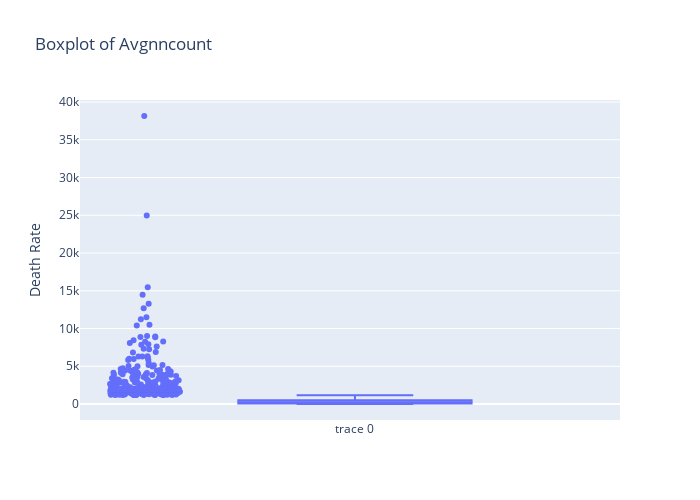

Notebook code for this chart:
### Markdown cell above
#### Interpretation of Boxplot 

- The boxplot is a standardized way of displaying the distribution of data based on a five number summary (“minimum”, first quartile (Q1), median, third quartile (Q3), and “maximum”).

### Code cell
# Analyzing avgAnnCount column 
avg_ann_count_mean = data["avganncount"].mean()
avg_ann_count_std = data["avganncount"].std()
print("Mean of avgAnnCount: ", avg_ann_count_mean)
print("Standard deviation of avgAnnCount: ", avg_ann_count_std)

# create a histogram to visualize the distribution of avgAnnCount
plt.hist(data["avganncount"], bins=20)
plt.xlabel("avgAnnCount")
plt.ylabel("Frequency")
plt.title("Histogram of avgAnnCount")
plt.show()

fig = go.Figure(data=[go.Box(y=data['avganncount'], boxpoints='outliers', jitter=0.3, pointpos=-1.8)])
fig.update_layout(
    title='Boxplot of Avgnncount',
    yaxis_title='Death Rate',
    width=700,
    height=500)
fig.show()

# calculate the correlation between avgAnnCount and TARGET_deathRate
corr = data["avganncount"].corr(data["target_deathrate"])
print("Correlation between avgAnnCount and TARGET_deathRate: ", corr)

# create a scatter plot to visualize the relationship between avgAnnCount and TARGET_deathRate
plt.scatter(data["avganncount"], data["target_deathrate"])
plt.xlabel("avgAnnCount")
plt.ylabel("target_deathrate")
plt.title("Scatter plot of avgAnnCount vs target_deathrate")
plt.show()

### Figure 1 — Plotly figure (JSON) as saved in the notebook; plotly's stock layout.template omitted (floating-point values rounded to 4 significant figures; data arrays with more than 128 entries replaced by an {"elided": "..."} marker saying what was removed)
{"data": [{"boxpoints": "outliers", "jitter": 0.3, "pointpos": -1.8, "type": "box", "y": {"elided": "3047 float values"}}], "layout": {"height": 500, "title": {"text": "Boxplot of Avgnncount"}, "width": 700, "yaxis": {"title": {"text": "Death Rate"}}}}
